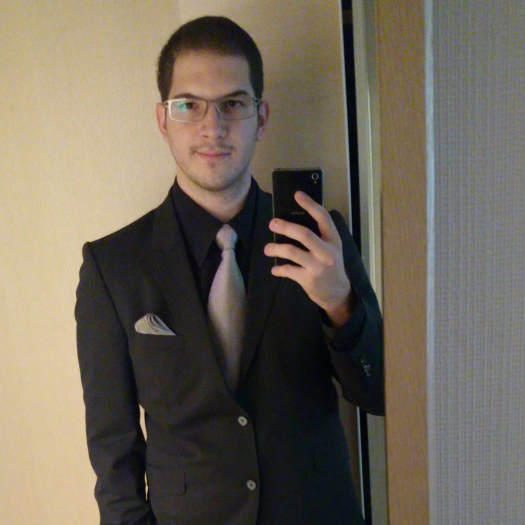
#> input picture skinny/tests/images/test_image1.jpg, 1050 x 1050 px (shown at 1/2 size)
$ python -i image_analysis.py   (imports and definitions only)   (older library calls are emulated)
#> lines starting #> are read from the running program, lines starting #| are printed output that depends on the picture; after the words box and inside, x2 and y2 are one past the last pixel; in counts of white or black regions, pixels touching at a corner belong together
#> further down, picture is the input picture: shape (1050, 1050, 3); mean B, G, R 90.4, 103, 111.8
import cv2
import numpy as np

# [16 lines left out: function apply_hist_mask, not called in this run]

def contours(frame):
    gray = cv2.cvtColor(frame, cv2.COLOR_BGR2GRAY)
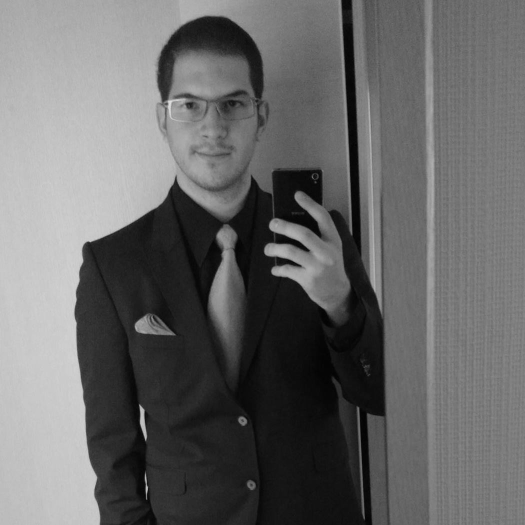
#> gray: shape (1050, 1050) (shown at 1/2 size); min 0, max 225, mean 104.2
    ret,thresh = cv2.threshold(gray, 0, 255, 0)
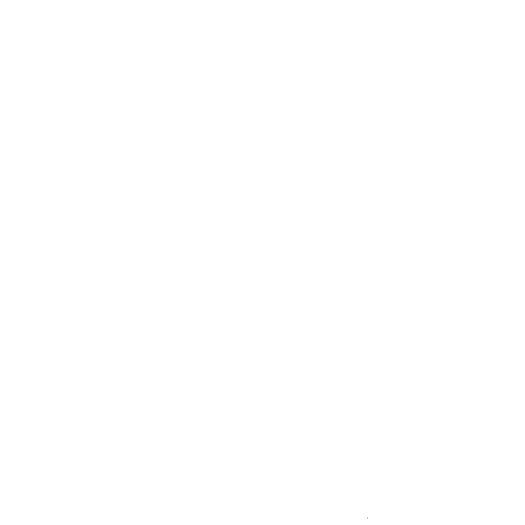
#> thresh: shape (1050, 1050) (shown at 1/2 size); 100% white; black in thin lines or dots, all inside (x1, y1, x2, y2) = (735, 1035, 736, 1037)
    frame, contours, hierarchy = cv2.findContours(thresh, cv2.RETR_EXTERNAL, cv2.CHAIN_APPROX_SIMPLE)
#> contours = [[[0, 0], [0, 1049], [1049, 1049], [1049, 0]]]
    return contours

# [13 lines left out: function max_contour, not called in this run]

def hull(contour):
    hull = cv2.convexHull(contour)
    return hull

# [61 lines left out: functions defects, centroid, contour_interior, gray_threshold, farthest_point, not called in this run]

>>> import cv2
>>> picture = cv2.imread('../../../skinny/tests/images/test_image1.jpg')
>>> result = contours(picture)
#> result = [[[0, 0], [0, 1049], [1049, 1049], [1049, 0]]]
